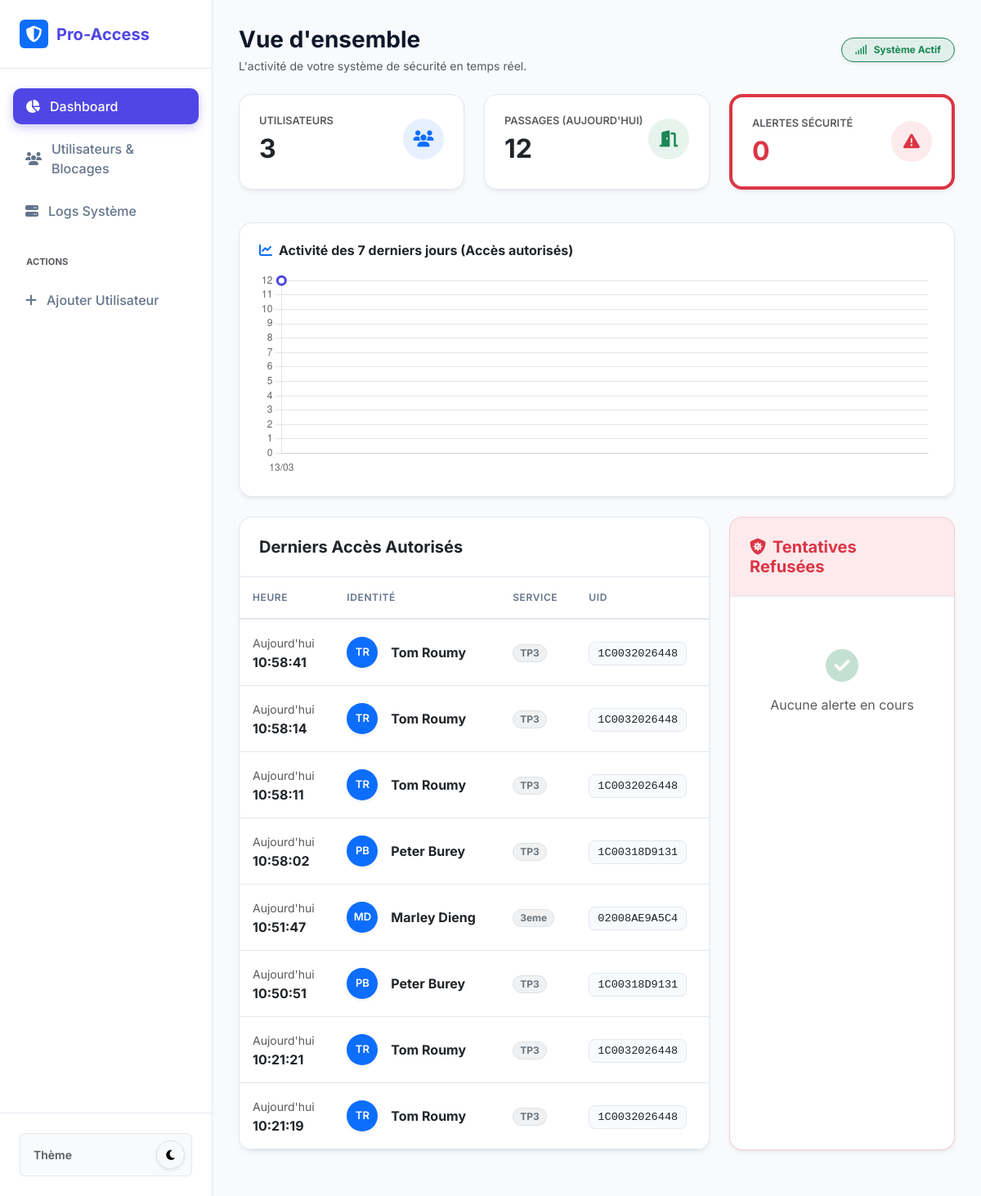
The page / on the database its author committed.
### tables this page shows
CREATE TABLE `passages_badge` (
  `id` int(11) NOT NULL,
  `numero_badge` varchar(50) NOT NULL,
  `date_passage` datetime DEFAULT current_timestamp()
);

CREATE TABLE `utilisateurs` (
  `id` int(11) NOT NULL,
  `nom` varchar(50) NOT NULL,
  `prenom` varchar(50) NOT NULL,
  `classe` varchar(20) NOT NULL,
  `numero_badge` varchar(50) NOT NULL
);

### index.php (the view, shortened to what this page needs)
<?php
require 'db.php';
require 'header.php';
$totalUsers = $pdo->query("SELECT COUNT(*) FROM utilisateurs")->fetchColumn();
$scansToday = $pdo->query("SELECT COUNT(*) FROM passages_badge WHERE DATE(date_passage) = CURDATE()")->fetchColumn();
$totalAlerts = $pdo->query("SELECT COUNT(*) FROM badges_inconnus")->fetchColumn();
$chartQuery = $pdo->query("
    SELECT DATE(date_passage) as jour, COUNT(*) as total
    FROM passages_badge
    WHERE date_passage >= DATE_SUB(CURDATE(), INTERVAL 6 DAY)
    GROUP BY jour
    ORDER BY jour ASC
");
$chartLabels = [];
$chartData = [];
while($row = $chartQuery->fetch()) {
    $chartLabels[] = date('d/m', strtotime($row['jour']));
    $chartData[] = $row['total'];
}
?>
<div class="d-flex justify-content-between align-items-center mb-4">
    <div>
        <h3 class="fw-bold mb-1">Vue d'ensemble</h3>
        <p class="text-muted small mb-0">L'activité de votre système de sécurité en temps réel.</p>
    </div>
    <div class="text-end">
        <span class="badge bg-success bg-opacity-10 text-success border border-success px-3 py-2 rounded-pill shadow-sm"><i class="fa-solid fa-signal me-2"></i>Système Actif</span>
    </div>
</div>
<div id="dashboard-kpis">
    <div class="row mb-4">
        <div class="col-xl-4 col-md-4 mb-3">
            <div class="card p-4 h-100"><div class="d-flex justify-content-between align-items-center"><div><h6 class="text-muted fw-semibold mb-2 text-uppercase" style="font-size:0.8rem;">Utilisateurs</h6><h2 class="fw-bold mb-0"><?= $totalUsers ?></h2></div><div class="bg-primary bg-opacity-10 text-primary rounded-circle d-flex align-items-center justify-content-center" style="width: 50px; height: 50px; font-size: 20px;"><i class="fa-solid fa-users"></i></div></div></div>
        </div>
        <div class="col-xl-4 col-md-4 mb-3">
            <div class="card p-4 h-100"><div class="d-flex justify-content-between align-items-center"><div><h6 class="text-muted fw-semibold mb-2 text-uppercase" style="font-size:0.8rem;">Passages (Aujourd'hui)</h6><h2 class="fw-bold mb-0"><?= $scansToday ?></h2></div><div class="bg-success bg-opacity-10 text-success rounded-circle d-flex align-items-center justify-content-center" style="width: 50px; height: 50px; font-size: 20px;"><i class="fa-solid fa-door-open"></i></div></div></div>
        </div>
        <div class="col-xl-4 col-md-4 mb-3">
            <div class="card p-4 h-100 border-start border-danger border-4"><div class="d-flex justify-content-between align-items-center"><div><h6 class="text-muted fw-semibold mb-2 text-uppercase" style="font-size:0.8rem;">Alertes Sécurité</h6><h2 class="fw-bold mb-0 text-danger"><?= $totalAlerts ?></h2></div><div class="bg-danger bg-opacity-10 text-danger rounded-circle d-flex align-items-center justify-content-center" style="width: 50px; height: 50px; font-size: 20px;"><i class="fa-solid fa-triangle-exclamation"></i></div></div></div>
        </div>
    </div>
</div>
<div class="card p-4 mb-4">
    <h6 class="fw-bold mb-3"><i class="fa-solid fa-chart-line text-primary me-2"></i>Activité des 7 derniers jours (Accès autorisés)</h6>
    <div style="height: 250px;">
        <canvas id="activityChart"></canvas>
    </div>
</div>
<div id="dashboard-tables">
    <div class="row">
        <div class="col-xl-8 mb-4">
            <div class="card p-0 overflow-hidden h-100">
                <div class="p-4 border-bottom" style="border-color: var(--border-color) !important;"><h5 class="fw-bold mb-0">Derniers Accès Autorisés</h5></div>
                <div class="table-responsive">
                    <table class="table table-custom mb-0">
                        <thead><tr><th>Heure</th><th>Identité</th><th>Service</th><th>UID</th></tr></thead>
                        <tbody>
                            <?php
                            $query = $pdo->query("SELECT p.date_passage, u.nom, u.prenom, u.classe, p.numero_badge FROM passages_badge p JOIN utilisateurs u ON p.numero_badge = u.numero_badge ORDER BY p.date_passage DESC LIMIT 8");
                            while ($row = $query->fetch()) {
                                $heure = date('H:i:s', strtotime($row['date_passage']));
                                $initiales = strtoupper(substr($row['prenom'], 0, 1) . substr($row['nom'], 0, 1));
                                echo "<tr>
                                        <td><span class='text-muted small'>Aujourd'hui</span><br><span class='fw-bold'>{$heure}</span></td>
                                        <td><div class='d-flex align-items-center gap-3'><div class='bg-primary text-white rounded-circle d-flex align-items-center justify-content-center shadow-sm' style='width: 38px; height: 38px; font-size: 13px; font-weight: 600;'>{$initiales}</div><div><div class='fw-bold'>{$row['prenom']} {$row['nom']}</div></div></div></td>
                                        <td><span class='badge bg-secondary bg-opacity-10 text-secondary border px-2 py-1 rounded-pill'>{$row['classe']}</span></td>
                                        <td><span class='badge-uid'>{$row['numero_badge']}</span></td>
                                      </tr>";
                            }
                            ?>
                        </tbody>
                    </table>
                </div>
            </div>
        </div>
        <div class="col-xl-4 mb-4">
            <div class="card p-0 overflow-hidden h-100 border-danger border-opacity-25">
                <div class="p-4 border-bottom bg-danger bg-opacity-10" style="border-color: var(--border-color) !important;"><h5 class="fw-bold text-danger mb-0"><i class="fa-solid fa-shield-virus me-2"></i>Tentatives Refusées</h5></div>
                <div class="p-3">
                    <?php
                    $inconnus = $pdo->query("SELECT * FROM badges_inconnus ORDER BY date_scan DESC LIMIT 5");
                    if ($inconnus->rowCount() == 0) echo "<div class='text-center py-5 text-muted'><i class='fa-solid fa-check-circle fs-1 mb-3 opacity-25 text-success'></i><br>Aucune alerte en cours</div>";
                    ?>
                </div>
            </div>
        </div>
    </div>
</div>
</main></div>
<script>
    // INITIALISATION DU GRAPHIQUE
    const ctx = document.getElementById('activityChart').getContext('2d');
    const activityChart = new Chart(ctx, {
        type: 'line',
        data: {
            labels: <?= json_encode($chartLabels) ?>,
            datasets: [{
                label: 'Passages validés',
                data: <?= json_encode($chartData) ?>,
                borderColor: '#4f46e5',
                backgroundColor: 'rgba(79, 70, 229, 0.1)',
                borderWidth: 3,
                pointBackgroundColor: '#fff',
                pointBorderColor: '#4f46e5',
                pointRadius: 5,
                fill: true,
                tension: 0.3 // Courbe fluide
            }]
        },
        options: {
            responsive: true,
            maintainAspectRatio: false,
            plugins: { legend: { display: false } },
            scales: {
                y: { beginAtZero: true, ticks: { stepSize: 1 }, grid: { borderDash: [5, 5] } },
                x: { grid: { display: false } }
            }
        }
    });
    // ACTUALISATION TEMPS RÉEL (Graphique + Tableaux)
    setInterval(() => {
        fetch(window.location.href).then(r => r.text()).then(html => {
            let doc = new DOMParser().parseFromString(html, 'text/html');
            // 1. Mise à jour des tableaux
            document.getElementById('dashboard-tables').innerHTML = doc.getElementById('dashboard-tables').innerHTML;
            // 2. Mise à jour des KPIs (et du data-source du graphique)
            document.getElementById('dashboard-kpis').innerHTML = doc.getElementById('dashboard-kpis').innerHTML;
            // 3. Mise à jour magique du graphique sans le faire clignoter
            let newDataSource = document.getElementById('chart-data-source');
            activityChart.data.labels = JSON.parse(newDataSource.dataset.labels);
            activityChart.data.datasets[0].data = JSON.parse(newDataSource.dataset.values);
            activityChart.update();
        });
    }, 2000);
</script>
</body>
</html>

### header.php (shortened to what this page needs)
<?php
$currentPage = basename($_SERVER['PHP_SELF']);
?>
<!DOCTYPE html>
<html lang="fr" data-bs-theme="light">
<head>
    <link href="https://cdn.jsdelivr.net/npm/bootstrap@5.3.0/dist/css/bootstrap.min.css" rel="stylesheet">
    <link rel="stylesheet" href="https://cdnjs.cloudflare.com/ajax/libs/font-awesome/6.4.0/css/all.min.css">
</head>
<body>
<div class="app-container">
    <nav class="sidebar">
        <div class="sidebar-logo">
            <div class="bg-primary text-white rounded d-flex align-items-center justify-content-center" style="width: 35px; height: 35px;"><i class="fa-solid fa-shield-halved"></i></div>
            Pro-Access
        </div>
        <div class="nav-menu">
            <a href="index.php" class="nav-item <?= $currentPage == 'index.php' ? 'active' : '' ?>"><i class="fa-solid fa-chart-pie"></i> Dashboard</a>
            <a href="utilisateurs.php" class="nav-item <?= $currentPage == 'utilisateurs.php' ? 'active' : '' ?>"><i class="fa-solid fa-users"></i> Utilisateurs & Blocages</a>
            <a href="logs.php" class="nav-item <?= $currentPage == 'logs.php' ? 'active' : '' ?>"><i class="fa-solid fa-server"></i> Logs Système</a>
            <div class="mt-4 mb-2 px-3 text-uppercase fw-bold text-muted" style="font-size: 0.7rem;">Actions</div>
            <a href="ajouter.php" class="nav-item <?= $currentPage == 'ajouter.php' ? 'active' : '' ?>"><i class="fa-solid fa-plus"></i> Ajouter Utilisateur</a>
        </div>
        <div class="p-4 border-top" style="border-color: var(--border-color) !important;">
            <div class="d-flex align-items-center justify-content-between p-2 rounded" style="background-color: var(--bg-color); border: 1px solid var(--border-color);">
                <span class="small fw-semibold text-muted ms-2">Thème</span>
                <button id="themeToggle" class="btn btn-sm btn-light border rounded-circle shadow-sm" style="width: 35px; height: 35px;">
                    <i class="fa-solid fa-moon"></i>
                </button>
            </div>
        </div>
    </nav>
    <main class="main-content">

### header.php (style rules this page uses)
:root { --bg-color: #f8fafc; --sidebar-bg: #ffffff; --card-bg: #ffffff; --border-color: #e2e8f0; --text-main: #0f172a; --text-muted: #64748b; --primary: #4f46e5; --primary-hover: #4338ca; }
body { font-family: 'Inter', sans-serif; background-color: var(--bg-color); color: var(--text-main); transition: background-color 0.3s ease; overflow-x: hidden; }
.app-container { display: flex; min-height: 100vh; }
.sidebar { width: 260px; background-color: var(--sidebar-bg); border-right: 1px solid var(--border-color); display: flex; flex-direction: column; transition: all 0.3s ease; }
.sidebar-logo { padding: 1.5rem; font-size: 1.25rem; font-weight: 700; color: var(--primary); border-bottom: 1px solid var(--border-color); display: flex; align-items: center; gap: 10px; }
.nav-menu { padding: 1.5rem 1rem; flex-grow: 1; display: flex; flex-direction: column; gap: 8px; }
.nav-item { display: flex; align-items: center; gap: 12px; padding: 10px 15px; border-radius: 10px; color: var(--text-muted); text-decoration: none; font-weight: 500; transition: all 0.2s ease; }
.nav-item.active { background-color: var(--primary); color: white; box-shadow: 0 4px 12px rgba(79, 70, 229, 0.3); }
.main-content { flex-grow: 1; padding: 2rem; max-width: calc(100vw - 260px); }
.card { background-color: var(--card-bg); border: 1px solid var(--border-color); border-radius: 16px; box-shadow: 0 4px 6px -1px rgba(0, 0, 0, 0.05), 0 2px 4px -2px rgba(0, 0, 0, 0.05); transition: transform 0.2s, box-shadow 0.2s; }
.table-custom th { font-weight: 600; text-transform: uppercase; font-size: 0.75rem; letter-spacing: 0.05em; color: var(--text-muted); border-bottom: 2px solid var(--border-color); padding: 1rem; }
.table-custom td { padding: 1rem; vertical-align: middle; border-bottom: 1px solid var(--border-color); }
.badge-uid { font-family: monospace; background: var(--bg-color); padding: 6px 10px; border-radius: 8px; border: 1px solid var(--border-color); font-size: 0.85rem; }

### rows shown on the page
passages_badge: date_passage "10:58:41", utilisateurs.prenom+nom "TR", utilisateurs.prenom "Tom", utilisateurs.nom "Roumy", utilisateurs.classe "TP3", numero_badge "1C0032026448"
passages_badge: date_passage "10:58:14", utilisateurs.prenom+nom "TR", utilisateurs.prenom "Tom", utilisateurs.nom "Roumy", utilisateurs.classe "TP3", numero_badge "1C0032026448"
passages_badge: date_passage "10:58:11", utilisateurs.prenom+nom "TR", utilisateurs.prenom "Tom", utilisateurs.nom "Roumy", utilisateurs.classe "TP3", numero_badge "1C0032026448"
passages_badge: date_passage "10:58:02", utilisateurs.prenom+nom "PB", utilisateurs.prenom "Peter", utilisateurs.nom "Burey", utilisateurs.classe "TP3", numero_badge "1C00318D9131"
passages_badge: date_passage "10:51:47", utilisateurs.prenom+nom "MD", utilisateurs.prenom "Marley", utilisateurs.nom "Dieng", utilisateurs.classe "3eme", numero_badge "02008AE9A5C4"
passages_badge: date_passage "10:50:51", utilisateurs.prenom+nom "PB", utilisateurs.prenom "Peter", utilisateurs.nom "Burey", utilisateurs.classe "TP3", numero_badge "1C00318D9131"
passages_badge: date_passage "10:21:21", utilisateurs.prenom+nom "TR", utilisateurs.prenom "Tom", utilisateurs.nom "Roumy", utilisateurs.classe "TP3", numero_badge "1C0032026448"
passages_badge: date_passage "10:21:19", utilisateurs.prenom+nom "TR", utilisateurs.prenom "Tom", utilisateurs.nom "Roumy", utilisateurs.classe "TP3", numero_badge "1C0032026448"

### other values the page prints
$totalUsers "3"
$scansToday "12"
$totalAlerts "0"
chart data {{ json_encode($chartData) }} [12]
